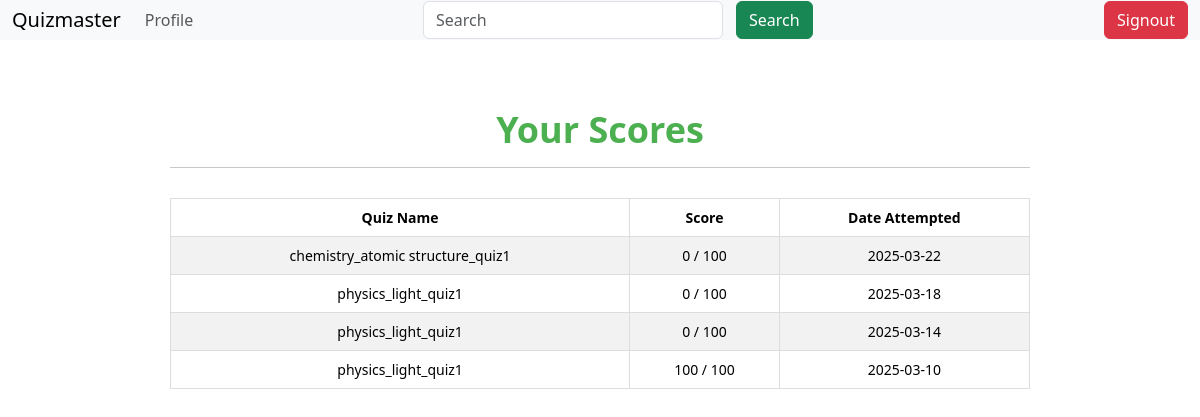
Screenshot of /user_scores (signed in) with the database file from the repository.
### models/models.py (models this page shows)
class Quiz(db.Model):
    __tablename__ = "quiz"
    id = db.Column(db.Integer, primary_key=True)
    name = db.Column(db.String(100), nullable=False)
    chapter_id = db.Column(db.Integer, db.ForeignKey('chapter.id'), nullable=False)
    date_of_quiz = db.Column(db.DateTime, nullable=False, default=datetime.utcnow)
    time_duration = db.Column(db.String(5), nullable=True)  # hh:mm format
    remarks = db.Column(db.Text)
    questions = db.relationship('Question', backref='quiz', lazy=True, cascade='all, delete')

### controllers/routes.py (the view)
@app.route('/user_scores', methods=['GET'])
@authcheck
def user_scores():
    user_id = session.get('user_id')
    if not user_id:
        flash("You must be logged in to view your scores.", "danger")
        return redirect(url_for('login'))
    user = User.query.get(user_id)
    if not user:
        flash("User not found.", "danger")
        return redirect(url_for('login'))
    scores = Scores.query.filter_by(user_id=user.id).order_by(Scores.timestamp.desc()).all()
    result = []
    for score in scores:
        quiz = Quiz.query.get(score.quiz_id)
        if quiz:
            result.append({
                'quiz_name': quiz.name,
                'score': score.total_score,
                'date': score.timestamp.strftime('%Y-%m-%d'),
            })
        else:
            print(f"Quiz with ID {score.quiz_id} not found.")
    return render_template('user_scores.html', scores=result)

### controllers/routes.py (called while the page is built)
def authcheck(func):
    @wraps(func)
    def wrapper(*args, **kwargs):
        if 'user_id' not in session:
            flash('Please login to access this page')
            return redirect(url_for('login'))
        return func(*args, **kwargs)
    return wrapper

### templates/user_scores.html (shortened to what this page needs)
{% extends 'layout.html' %}
{% block content %}
{% include 'navbar.html' %}
    <div class="container mt-5">
        <h1 class="text-center">Your Scores</h1>
        <hr>
        {% if scores %}
        <table class="table table-striped table-bordered">
            <thead>
                <tr>
                    <th>Quiz Name</th>
                    <th>Score</th>
                    <th>Date Attempted</th>
                </tr>
            </thead>
            <tbody>
                {% for score in scores %}
                    <tr>
                        <td>{{ score.quiz_name }}</td>
                        <td>{{ score.score }} / 100</td>
                        <td>{{ score.date }}</td>
                    </tr>
                {% endfor %}
            </tbody>
        </table>
        {% else %}
            <p class="text-center">No scores available.</p>
        {% endif %}
    </div>
{% endblock %}

### templates/user_scores.html (style rules this page uses)
.container { max-width: 900px; margin: 0 auto; padding: 20px; }
h1 { font-size: 36px; font-weight: bold; color: #4CAF50; }
table { width: 100%; margin-top: 30px; border-collapse: collapse; }
th, td { padding: 12px; text-align: center; border: 1px solid #ddd; font-size: 14px; }
th { background-color: #f4f4f4; color: #333; }
tr:nth-child(even) { background-color: #f9f9f9; }
.table-striped tbody tr:nth-child(odd) { background-color: #f9f9f9; }
.table-bordered { border: 1px solid #ddd; }
.table th, .table td { vertical-align: middle; }
.text-center { text-align: center; }

### rows the page displays
Quiz: quiz_name "chemistry_atomic structure_quiz1", score "0", date "2025-03-22"
Quiz: quiz_name "physics_light_quiz1", score "0", date "2025-03-18", date "2025-03-14", score "100", date "2025-03-10"
